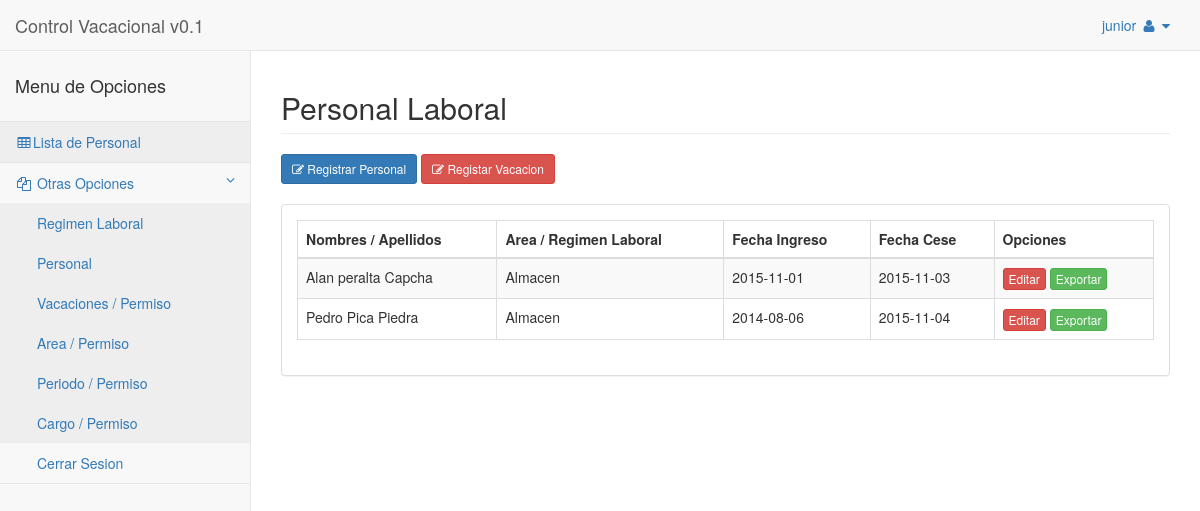
The page /pages/tables.php on the database its author committed.
### tables this page shows
CREATE TABLE IF NOT EXISTS `tbpersonal` (
  `cid` char(5) NOT NULL,
  `vcnombrePersonal` varchar(90) NOT NULL,
  `vcApPaterno` varchar(60) NOT NULL,
  `vcApMaterno` varchar(60) NOT NULL,
  `cdni` char(8) NOT NULL,
  `cidcargo` char(4) NOT NULL,
  PRIMARY KEY (`cid`),
  KEY `cidcargo` (`cidcargo`)
);

CREATE TABLE IF NOT EXISTS `tbarea` (
  `cid` char(4) NOT NULL,
  `vcnombre` varchar(50) NOT NULL,
  PRIMARY KEY (`cid`)
);

CREATE TABLE IF NOT EXISTS `tbcontrato` (
  `cid` char(5) NOT NULL,
  `cidpersonal` char(5) NOT NULL,
  `cidperiodo` char(2) NOT NULL,
  `cidregimen` char(2) NOT NULL,
  `cestado` char(1) NOT NULL,
  `dateinicio` date NOT NULL,
  `datefin` date NOT NULL,
  `vcobservaciones` varchar(50) NOT NULL,
  PRIMARY KEY (`cid`),
  KEY `cidpersonal` (`cidpersonal`),
  KEY `cidperiodo` (`cidperiodo`),
  KEY `cidregimen` (`cidregimen`)
);

### pages/tables.php (the view, shortened to what this page needs)
<!DOCTYPE html>
<html lang="es">
<head>
    <link href="../bower_components/bootstrap/dist/css/bootstrap.min.css" rel="stylesheet">
    <link href="../bower_components/metisMenu/dist/metisMenu.min.css" rel="stylesheet">
    <link href="../bower_components/datatables-plugins/integration/bootstrap/3/dataTables.bootstrap.css" rel="stylesheet">
    <link href="../bower_components/datatables-responsive/css/dataTables.responsive.css" rel="stylesheet">
    <link href="../dist/css/sb-admin-2.css" rel="stylesheet">
    <link href="../bower_components/font-awesome/css/font-awesome.min.css" rel="stylesheet" type="text/css">
</head>
<body>
    <div id="wrapper">
        <nav class="navbar navbar-default navbar-static-top" role="navigation" style="margin-bottom: 0">
            <div class="navbar-header">
                <a class="navbar-brand" href="">Control Vacacional v0.1</a>
            </div>
            <ul class="nav navbar-top-links navbar-right">
                <li class="dropdown">
                    <a class="dropdown-toggle" data-toggle="dropdown" href="#">junior
                        <i class="fa fa-user fa-fw"></i>
                        <i class="fa fa-caret-down"></i>
                    </a>
                </li>
            </ul>
            <div class="navbar-default sidebar" role="navigation">
                <div class="sidebar-nav navbar-collapse">
                    <ul class="nav" id="side-menu">
                        <li class="sidebar-search">
                            <div class="input-group custom-search-form center-text">
                            <h4 style="text-align:center;">Menu de Opciones</h4>
                            </div>
                        </li>
                        <li>
                            <a href="tables.php"><i class="fa fa-table fa-fw"></i>Lista de Personal</a>
                        </li>
                        <li>
                            <a href="#">
                                <i class="fa fa-files-o fa-fw"></i> Otras Opciones
                                <span class="fa arrow"></span>
                            </a>
                            <ul class="nav nav-second-level">
                                <li>
                                    <a data-toggle="modal" data-target="#ModalCRURegLaboral" href="" data Targe>Regimen Laboral</a>
                                </li>
                                <li>
                                    <a data-toggle="modal" data-target="#ModalRegEmpleado" href="">Personal</a>
                                </li>
                                <li>
                                    <a data-toggle="modal" data-target="" href="">Vacaciones / Permiso</a>
                                </li>
                                <li>
                                    <a data-toggle="modal" data-target="#ModalCRUArea" href="">Area / Permiso</a>
                                </li>
                                <li>
                                    <a data-toggle="modal" data-target="#ModalCRUPeriodo" href="">Periodo / Permiso</a>
                                </li>
                                <li>
                                    <a data-toggle="modal" data-target="#ModalCRUCargo" href="">Cargo / Permiso</a>
                                </li>
                                <li>
                                    <a href="login.php">Cerrar Sesion</a>
                                </li>
                            </ul>
                        </li>
                    </ul>
                </div>
            </div>
        </nav>
        <div id="page-wrapper">
            <div class="row">
                <div class="col-lg-12">
                    <h2 class="page-header">Personal Laboral</h2>
                </div>
            </div>
            <div class="row">
                <div class="col-lg-12 ">
                    <button class="btn btn btn-primary btn-sm" data-toggle="modal" data-target="#ModalRegEmpleado">
                      <i class="fa fa-edit "></i>
                        Registrar Personal
                    </button>
                    <button type="button" class="btn btn-danger btn-sm" data-toggle="modal" data-target="#ModalCRUVacacion">
                        <i class="fa fa-edit "></i>
                        Registar Vacacion
                    </button>
                </div>
            </div>
            <br>
            <div class="row">
                <div class="col-lg-12">
                    <div class="panel panel-default">
                        <div class="panel-body">
                            <div class="dataTable_wrapper">
                                <table class="table table-striped table-bordered table-hover" id="dataTables-example">
                                    <thead>
                                        <tr>
                                            <th>Nombres / Apellidos</th>
                                            <th>Area / Regimen Laboral</th>
                                            <th>Fecha Ingreso</th>
                                            <th>Fecha Cese</th>
                                            <th>Opciones</th>
                                        </tr>
                                    </thead>
                                    <tbody>
                                         <?php
                                            $consulta_mysql='SELECT P.vcnombrePersonal,P.vcApPaterno,P.vcApMaterno, A.vcnombre, Reg.vcdescripcion, Cont.dateinicio, Cont.datefin
                                                            From ((((tbarea A INNER JOIN tbcargo C ON  A.CId = C.CIdArea)
                                                            INNER JOIN tbpersonal P ON C.cid = P.cidcargo)
                                                            INNER JOIN tbcontrato Cont ON P.cid = Cont.cidpersonal)
                                                            INNER JOIN tbperiodo Period ON Cont.cidperiodo = Period.cid)
                                                            INNER JOIN tbregimen Reg ON Cont.cidregimen = Reg.cid;';
                                            $resultado_consulta_mysql=mysql_query($consulta_mysql);
                                            while($registro = mysql_fetch_array($resultado_consulta_mysql)){
                                                echo "
                                                    <tr class='odd gradeX'>
                                                    <td id=''>".$registro["vcnombrePersonal"]." ".$registro["vcApPaterno"]." ".$registro["vcApMaterno"]."</td>
                                                    <td id=''>".$registro["vcnombre"]."</td>
                                                    <td id=''>".$registro["dateinicio"]."</td>
                                                    <td id='' class='center'>".$registro["datefin"]."</td>
                                                    <td id='' class='center'>
                                                        <input type='button' value='Editar' class='btn btn-danger btn-xs'>
                                                        <input type='button' value='Exportar' class='btn btn-success btn-xs'>
                                                    </td>
                                                    </tr>";
                                            }
                                        ?>
                                    </tbody>
                                </table>
                            </div>
                        </div>
                    </div>
                </div>
            </div>
            </div>
        </div>
</body>
</html>

### rows shown on the page
tbpersonal: vcnombrePersonal "Alan", vcApPaterno "peralta", vcApMaterno "Capcha", tbarea.vcnombre "Almacen", tbcontrato.dateinicio "2015-11-01", tbcontrato.datefin "2015-11-03"
tbpersonal: vcnombrePersonal "Pedro", vcApPaterno "Pica", vcApMaterno "Piedra", tbarea.vcnombre "Almacen", tbcontrato.dateinicio "2014-08-06", tbcontrato.datefin "2015-11-04"
